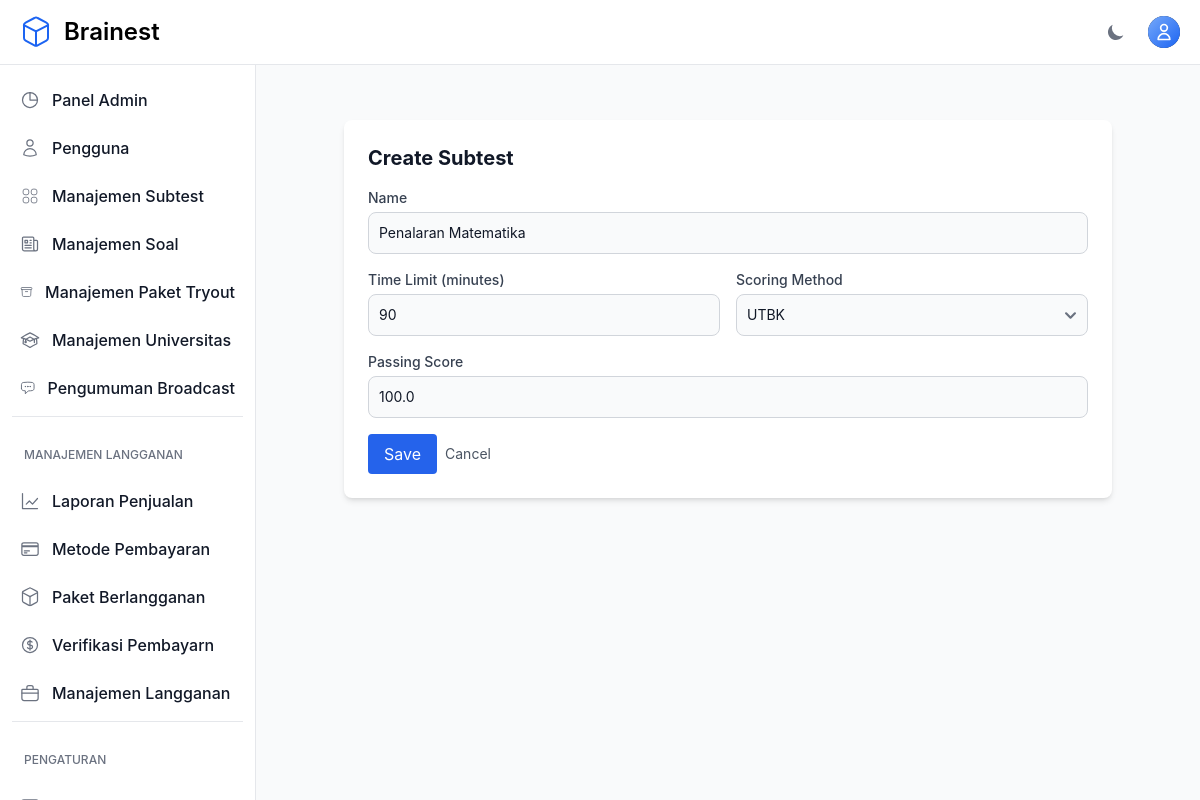
Screenshot of /teacher/categories/37/edit/ (signed in) with the database file from the repository.
### otosapp/models.py (models this page shows, shortened)
class Category(models.Model):
    SCORING_METHODS = [
        ('default', 'Default'),
        ('custom', 'Custom'),
        ('utbk', 'UTBK'),
    ]
    category_name = models.CharField(max_length=200)
    time_limit = models.IntegerField(default=60, help_text="Time limit in minutes (default: 60 minutes)")
    scoring_method = models.CharField(max_length=10, choices=SCORING_METHODS, default='default')
    passing_score = models.FloatField(default=75.0, help_text="Minimum score required to pass (0-100)")
    release_date = models.DateTimeField(default=timezone.now, help_text="Tanggal rilis subtest ini")
    created_by = models.ForeignKey(
        User,
        on_delete=models.SET_NULL,
        null=True,
        blank=True,
        related_name='categories_created',
        help_text='Teacher who created this category'
    )
    teachers = models.ManyToManyField(
        User,
        related_name='teaching_categories',
        blank=True,
        help_text='Additional teachers assigned to this category'
    )

### otosapp/views.py (the view)
# urls.py: path('teacher/categories/<int:category_id>/edit/', views.teacher_category_update, name='teacher_category_update'),
@login_required
@admin_or_teacher_required
def teacher_category_update(request, category_id):
    category = get_object_or_404(Category, id=category_id)
    if not (request.user.is_admin() or category.created_by == request.user or category.teachers.filter(pk=request.user.pk).exists()):
        raise PermissionDenied
    if request.method == 'POST':
        form = CategoryUpdateForm(request.POST, instance=category)
        if form.is_valid():
            form.save()
            try:
                form.save_m2m()
            except Exception:
                pass
            messages.success(request, 'Kategori berhasil diperbarui.')
            return redirect('teacher_category_list')
    else:
        form = CategoryUpdateForm(instance=category)
    return render(request, 'teacher/category_form.html', {'form': form, 'title': 'Edit Kategori'})

### otosapp/models.py (called while the page is built)
    def is_admin(self):
        return self.role and self.role.role_name == 'Admin'

### otosapp/templates/teacher/category_form.html (shortened to what this page needs)
{% extends 'base.html' %}
{% block content %}
<section class="bg-gray-50 dark:bg-gray-900 p-6">
  <div class="mx-auto max-w-3xl">
    <div class="bg-white dark:bg-gray-800 p-6 rounded-lg shadow-md">
      <h1 class="text-xl font-bold mb-4 text-gray-900 dark:text-white">{% if category %}Edit Subtest{% else %}Create Subtest{% endif %}</h1>
  <form method="post" id="categoryForm">
        <div class="space-y-4">
          <div>
            <label class="block mb-1 text-sm font-medium text-gray-700 dark:text-gray-300">Name</label>
            {{ form.category_name }}
          </div>
          <div class="grid grid-cols-1 md:grid-cols-2 gap-4">
            <div>
              <label class="block mb-1 text-sm font-medium text-gray-700 dark:text-gray-300">Time Limit (minutes)</label>
              {{ form.time_limit }}
            </div>
            <div>
              <label class="block mb-1 text-sm font-medium text-gray-700 dark:text-gray-300">Scoring Method</label>
              {{ form.scoring_method }}
            </div>
          </div>
          <div>
            <label class="block mb-1 text-sm font-medium text-gray-700 dark:text-gray-300">Passing Score</label>
            {{ form.passing_score }}
          </div>
          <div class="flex items-center space-x-2 mt-6">
            <button id="categorySaveBtn" type="submit" class="px-4 py-2 bg-primary-600 text-white rounded">Save</button>
            <a href="{% url 'teacher_category_list' %}" class="text-sm text-gray-600">Cancel</a>
          </div>
        </div>
      </form>
    </div>
  </div>
</section>
{% endblock %}

### rows the page displays
Category: category_name "Penalaran Matematika", time_limit "90", scoring_method "UTBK", passing_score "100.0"
